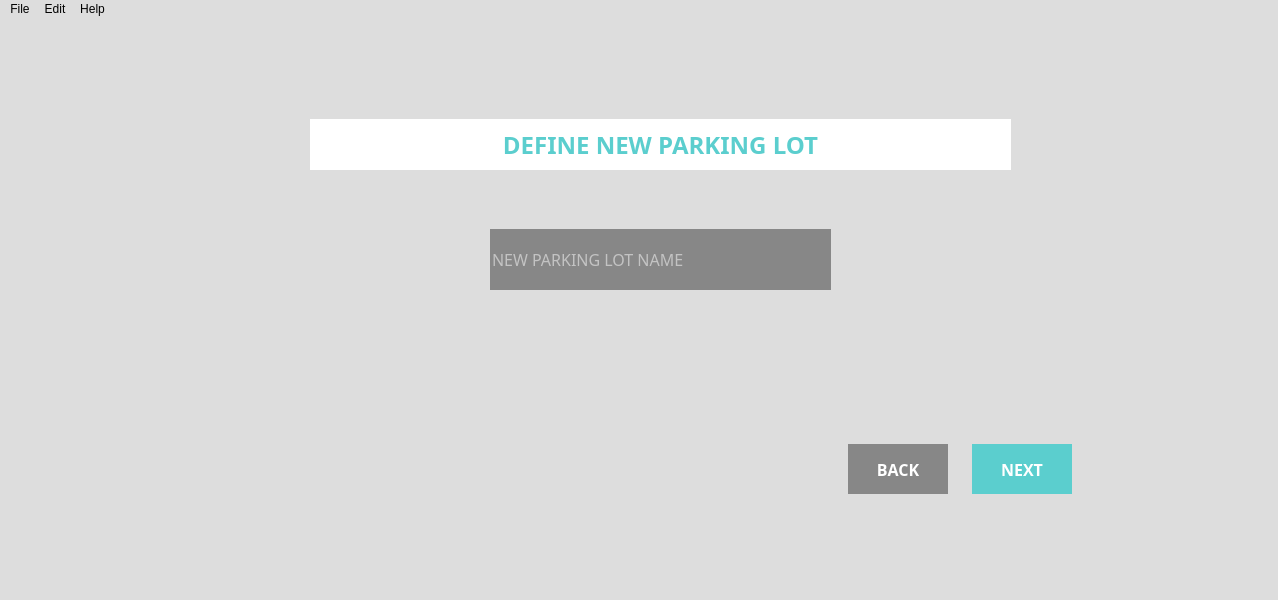
<?xml version="1.0" encoding="UTF-8"?>
<ui version="4.0">
 <class>MainWindow</class>
 <widget class="QMainWindow" name="MainWindow">
  <property name="geometry">
   <rect>
    <x>0</x>
    <y>0</y>
    <width>1278</width>
    <height>600</height>
   </rect>
  </property>
  <property name="windowTitle">
   <string>MainWindow</string>
  </property>
  <property name="styleSheet">
   <string notr="true">color: black;

background-color: rgb(221, 221, 221);
border:0;
font: 12pt &quot;Montserrat&quot;;</string>
  </property>
  <widget class="QWidget" name="centralwidget">
   <widget class="QLineEdit" name="name_parking_lot">
    <property name="geometry">
     <rect>
      <x>490</x>
      <y>210</y>
      <width>341</width>
      <height>61</height>
     </rect>
    </property>
    <property name="font">
     <font>
      <family>Montserrat</family>
      <pointsize>12</pointsize>
      <weight>50</weight>
      <italic>false</italic>
      <bold>false</bold>
     </font>
    </property>
    <property name="tabletTracking">
     <bool>true</bool>
    </property>
    <property name="styleSheet">
     <string notr="true">background-color: rgb(135, 135, 135);
color: rgb(255, 255, 255);
border: None;</string>
    </property>
    <property name="placeholderText">
     <string>NEW PARKING LOT NAME</string>
    </property>
   </widget>
   <widget class="QLabel" name="define_parking_lot_label">
    <property name="geometry">
     <rect>
      <x>310</x>
      <y>100</y>
      <width>701</width>
      <height>51</height>
     </rect>
    </property>
    <property name="font">
     <font>
      <family>Montserrat</family>
      <pointsize>18</pointsize>
      <weight>75</weight>
      <italic>false</italic>
      <bold>true</bold>
     </font>
    </property>
    <property name="styleSheet">
     <string notr="true">color: rgb(91, 206, 206);
background-color: rgb(255, 255, 255);
font: 18pt;
font: bold;</string>
    </property>
    <property name="text">
     <string>DEFINE NEW PARKING LOT</string>
    </property>
    <property name="alignment">
     <set>Qt::AlignCenter</set>
    </property>
   </widget>
   <widget class="QWidget" name="horizontalLayoutWidget_2">
    <property name="geometry">
     <rect>
      <x>830</x>
      <y>410</y>
      <width>261</width>
      <height>80</height>
     </rect>
    </property>
    <layout class="QHBoxLayout" name="horizontalLayout">
     <item>
      <widget class="QPushButton" name="back_button">
       <property name="maximumSize">
        <size>
         <width>100</width>
         <height>50</height>
        </size>
       </property>
       <property name="palette">
        <palette>
         <active>
          <colorrole role="WindowText">
           <brush brushstyle="SolidPattern">
            <color alpha="255">
             <red>255</red>
             <green>255</green>
             <blue>255</blue>
            </color>
           </brush>
          </colorrole>
          <colorrole role="Button">
           <brush brushstyle="SolidPattern">
            <color alpha="255">
             <red>135</red>
             <green>135</green>
             <blue>135</blue>
            </color>
           </brush>
          </colorrole>
          <colorrole role="Text">
           <brush brushstyle="SolidPattern">
            <color alpha="255">
             <red>255</red>
             <green>255</green>
             <blue>255</blue>
            </color>
           </brush>
          </colorrole>
          <colorrole role="ButtonText">
           <brush brushstyle="SolidPattern">
            <color alpha="255">
             <red>255</red>
             <green>255</green>
             <blue>255</blue>
            </color>
           </brush>
          </colorrole>
          <colorrole role="Base">
           <brush brushstyle="SolidPattern">
            <color alpha="255">
             <red>135</red>
             <green>135</green>
             <blue>135</blue>
            </color>
           </brush>
          </colorrole>
          <colorrole role="Window">
           <brush brushstyle="SolidPattern">
            <color alpha="255">
             <red>135</red>
             <green>135</green>
             <blue>135</blue>
            </color>
           </brush>
          </colorrole>
          <colorrole role="PlaceholderText">
           <brush brushstyle="NoBrush">
            <color alpha="128">
             <red>255</red>
             <green>255</green>
             <blue>255</blue>
            </color>
           </brush>
          </colorrole>
         </active>
         <inactive>
          <colorrole role="WindowText">
           <brush brushstyle="SolidPattern">
            <color alpha="255">
             <red>255</red>
             <green>255</green>
             <blue>255</blue>
            </color>
           </brush>
          </colorrole>
          <colorrole role="Button">
           <brush brushstyle="SolidPattern">
            <color alpha="255">
             <red>135</red>
             <green>135</green>
             <blue>135</blue>
            </color>
           </brush>
          </colorrole>
          <colorrole role="Text">
           <brush brushstyle="SolidPattern">
            <color alpha="255">
             <red>255</red>
             <green>255</green>
             <blue>255</blue>
            </color>
           </brush>
          </colorrole>
          <colorrole role="ButtonText">
           <brush brushstyle="SolidPattern">
            <color alpha="255">
             <red>255</red>
             <green>255</green>
             <blue>255</blue>
            </color>
           </brush>
          </colorrole>
          <colorrole role="Base">
           <brush brushstyle="SolidPattern">
            <color alpha="255">
             <red>135</red>
             <green>135</green>
             <blue>135</blue>
            </color>
           </brush>
          </colorrole>
          <colorrole role="Window">
           <brush brushstyle="SolidPattern">
            <color alpha="255">
             <red>135</red>
             <green>135</green>
             <blue>135</blue>
            </color>
           </brush>
          </colorrole>
          <colorrole role="PlaceholderText">
           <brush brushstyle="NoBrush">
            <color alpha="128">
             <red>255</red>
             <green>255</green>
             <blue>255</blue>
            </color>
           </brush>
          </colorrole>
         </inactive>
         <disabled>
          <colorrole role="WindowText">
           <brush brushstyle="SolidPattern">
            <color alpha="255">
             <red>255</red>
             <green>255</green>
             <blue>255</blue>
            </color>
           </brush>
          </colorrole>
          <colorrole role="Button">
           <brush brushstyle="SolidPattern">
            <color alpha="255">
             <red>135</red>
             <green>135</green>
             <blue>135</blue>
            </color>
           </brush>
          </colorrole>
          <colorrole role="Text">
           <brush brushstyle="SolidPattern">
            <color alpha="255">
             <red>255</red>
             <green>255</green>
             <blue>255</blue>
            </color>
           </brush>
          </colorrole>
          <colorrole role="ButtonText">
           <brush brushstyle="SolidPattern">
            <color alpha="255">
             <red>255</red>
             <green>255</green>
             <blue>255</blue>
            </color>
           </brush>
          </colorrole>
          <colorrole role="Base">
           <brush brushstyle="SolidPattern">
            <color alpha="255">
             <red>135</red>
             <green>135</green>
             <blue>135</blue>
            </color>
           </brush>
          </colorrole>
          <colorrole role="Window">
           <brush brushstyle="SolidPattern">
            <color alpha="255">
             <red>135</red>
             <green>135</green>
             <blue>135</blue>
            </color>
           </brush>
          </colorrole>
          <colorrole role="PlaceholderText">
           <brush brushstyle="NoBrush">
            <color alpha="128">
             <red>255</red>
             <green>255</green>
             <blue>255</blue>
            </color>
           </brush>
          </colorrole>
         </disabled>
        </palette>
       </property>
       <property name="font">
        <font>
         <family>Montserrat</family>
         <pointsize>12</pointsize>
         <weight>75</weight>
         <italic>false</italic>
         <bold>true</bold>
        </font>
       </property>
       <property name="whatsThis">
        <string>&lt;html&gt;&lt;head/&gt;&lt;body&gt;&lt;p&gt;&lt;span style=&quot; font-size:11pt; font-weight:400;&quot;&gt;Return to previous step&lt;/span&gt;&lt;/p&gt;&lt;/body&gt;&lt;/html&gt;</string>
       </property>
       <property name="styleSheet">
        <string notr="true">QPushButton{
	background-color:rgb(135, 135, 135);
	color: rgb(255, 255, 255);
	font: 12pt;
	font: bold;
}

QPushButton:hover{
	background-color:rgb(180, 180, 180);
}

QPushButton:pressed{
	background-color:rgb(86, 86, 86);
	border -radius: 20px;
}</string>
       </property>
       <property name="text">
        <string>BACK</string>
       </property>
      </widget>
     </item>
     <item>
      <widget class="QPushButton" name="next_button">
       <property name="maximumSize">
        <size>
         <width>100</width>
         <height>50</height>
        </size>
       </property>
       <property name="palette">
        <palette>
         <active>
          <colorrole role="WindowText">
           <brush brushstyle="SolidPattern">
            <color alpha="255">
             <red>255</red>
             <green>255</green>
             <blue>255</blue>
            </color>
           </brush>
          </colorrole>
          <colorrole role="Button">
           <brush brushstyle="SolidPattern">
            <color alpha="255">
             <red>91</red>
             <green>206</green>
             <blue>206</blue>
            </color>
           </brush>
          </colorrole>
          <colorrole role="Text">
           <brush brushstyle="SolidPattern">
            <color alpha="255">
             <red>255</red>
             <green>255</green>
             <blue>255</blue>
            </color>
           </brush>
          </colorrole>
          <colorrole role="ButtonText">
           <brush brushstyle="SolidPattern">
            <color alpha="255">
             <red>255</red>
             <green>255</green>
             <blue>255</blue>
            </color>
           </brush>
          </colorrole>
          <colorrole role="Base">
           <brush brushstyle="SolidPattern">
            <color alpha="255">
             <red>91</red>
             <green>206</green>
             <blue>206</blue>
            </color>
           </brush>
          </colorrole>
          <colorrole role="Window">
           <brush brushstyle="SolidPattern">
            <color alpha="255">
             <red>91</red>
             <green>206</green>
             <blue>206</blue>
            </color>
           </brush>
          </colorrole>
          <colorrole role="PlaceholderText">
           <brush brushstyle="NoBrush">
            <color alpha="128">
             <red>255</red>
             <green>255</green>
             <blue>255</blue>
            </color>
           </brush>
          </colorrole>
         </active>
         <inactive>
          <colorrole role="WindowText">
           <brush brushstyle="SolidPattern">
            <color alpha="255">
             <red>255</red>
             <green>255</green>
             <blue>255</blue>
            </color>
           </brush>
          </colorrole>
          <colorrole role="Button">
           <brush brushstyle="SolidPattern">
            <color alpha="255">
             <red>91</red>
             <green>206</green>
             <blue>206</blue>
            </color>
           </brush>
          </colorrole>
          <colorrole role="Text">
           <brush brushstyle="SolidPattern">
            <color alpha="255">
             <red>255</red>
             <green>255</green>
             <blue>255</blue>
            </color>
           </brush>
          </colorrole>
          <colorrole role="ButtonText">
           <brush brushstyle="SolidPattern">
            <color alpha="255">
             <red>255</red>
             <green>255</green>
             <blue>255</blue>
            </color>
           </brush>
          </colorrole>
          <colorrole role="Base">
           <brush brushstyle="SolidPattern">
            <color alpha="255">
             <red>91</red>
             <green>206</green>
             <blue>206</blue>
            </color>
           </brush>
          </colorrole>
          <colorrole role="Window">
           <brush brushstyle="SolidPattern">
            <color alpha="255">
             <red>91</red>
             <green>206</green>
             <blue>206</blue>
            </color>
           </brush>
          </colorrole>
          <colorrole role="PlaceholderText">
           <brush brushstyle="NoBrush">
            <color alpha="128">
             <red>255</red>
             <green>255</green>
             <blue>255</blue>
            </color>
           </brush>
          </colorrole>
         </inactive>
         <disabled>
          <colorrole role="WindowText">
           <brush brushstyle="SolidPattern">
            <color alpha="255">
             <red>255</red>
             <green>255</green>
             <blue>255</blue>
            </color>
           </brush>
          </colorrole>
          <colorrole role="Button">
           <brush brushstyle="SolidPattern">
            <color alpha="255">
             <red>91</red>
             <green>206</green>
             <blue>206</blue>
            </color>
           </brush>
          </colorrole>
          <colorrole role="Text">
           <brush brushstyle="SolidPattern">
            <color alpha="255">
             <red>255</red>
             <green>255</green>
             <blue>255</blue>
            </color>
           </brush>
          </colorrole>
          <colorrole role="ButtonText">
           <brush brushstyle="SolidPattern">
            <color alpha="255">
             <red>255</red>
             <green>255</green>
             <blue>255</blue>
            </color>
           </brush>
          </colorrole>
          <colorrole role="Base">
           <brush brushstyle="SolidPattern">
            <color alpha="255">
             <red>91</red>
             <green>206</green>
             <blue>206</blue>
            </color>
           </brush>
          </colorrole>
          <colorrole role="Window">
           <brush brushstyle="SolidPattern">
            <color alpha="255">
             <red>91</red>
             <green>206</green>
             <blue>206</blue>
            </color>
           </brush>
          </colorrole>
          <colorrole role="PlaceholderText">
           <brush brushstyle="NoBrush">
            <color alpha="128">
             <red>255</red>
             <green>255</green>
             <blue>255</blue>
            </color>
           </brush>
          </colorrole>
         </disabled>
        </palette>
       </property>
       <property name="font">
        <font>
         <family>Montserrat</family>
         <pointsize>12</pointsize>
         <weight>75</weight>
         <italic>false</italic>
         <bold>true</bold>
        </font>
       </property>
       <property name="whatsThis">
        <string>&lt;html&gt;&lt;head/&gt;&lt;body&gt;&lt;p&gt;&lt;span style=&quot; font-size:11pt; font-weight:400;&quot;&gt;Proceed to next step&lt;/span&gt;&lt;/p&gt;&lt;/body&gt;&lt;/html&gt;</string>
       </property>
       <property name="styleSheet">
        <string notr="true">QPushButton{
	background-color: rgb(91, 206, 206);
	color: rgb(255, 255, 255);
	font: 12pt;
	font: bold;
}

QPushButton:hover{
	background-color: rgb(108, 245, 245);
}

QPushButton:pressed{
	background-color: rgb(51, 153, 150);
	border -radius: 20px;
}</string>
       </property>
       <property name="text">
        <string>NEXT</string>
       </property>
      </widget>
     </item>
    </layout>
   </widget>
   <widget class="QLabel" name="noti_label">
    <property name="geometry">
     <rect>
      <x>320</x>
      <y>300</y>
      <width>691</width>
      <height>91</height>
     </rect>
    </property>
    <property name="font">
     <font>
      <family>Montserrat</family>
      <pointsize>12</pointsize>
      <weight>50</weight>
      <italic>false</italic>
      <bold>false</bold>
     </font>
    </property>
    <property name="cursor">
     <cursorShape>IBeamCursor</cursorShape>
    </property>
    <property name="mouseTracking">
     <bool>true</bool>
    </property>
    <property name="tabletTracking">
     <bool>true</bool>
    </property>
    <property name="styleSheet">
     <string notr="true">color: black;
background-color: transparent;</string>
    </property>
    <property name="text">
     <string/>
    </property>
    <property name="alignment">
     <set>Qt::AlignCenter</set>
    </property>
   </widget>
  </widget>
  <widget class="QMenuBar" name="menubar">
   <property name="geometry">
    <rect>
     <x>0</x>
     <y>0</y>
     <width>1278</width>
     <height>28</height>
    </rect>
   </property>
   <widget class="QMenu" name="menuFile">
    <property name="title">
     <string>File</string>
    </property>
    <addaction name="actionOption_1"/>
    <addaction name="actionOption_2"/>
    <addaction name="separator"/>
    <addaction name="actionExit"/>
   </widget>
   <widget class="QMenu" name="menuEdit">
    <property name="title">
     <string>Edit</string>
    </property>
    <addaction name="actionUser_mode"/>
    <addaction name="actionDeveloper_mode"/>
   </widget>
   <widget class="QMenu" name="menuHelp">
    <property name="title">
     <string>Help</string>
    </property>
    <addaction name="actionOption_3"/>
    <addaction name="actionOption_4"/>
   </widget>
   <addaction name="menuFile"/>
   <addaction name="menuEdit"/>
   <addaction name="menuHelp"/>
  </widget>
  <widget class="QStatusBar" name="statusbar"/>
  <action name="actionOption_1">
   <property name="text">
    <string>Option 1</string>
   </property>
  </action>
  <action name="actionOption_2">
   <property name="text">
    <string>Option 2</string>
   </property>
  </action>
  <action name="actionExit">
   <property name="text">
    <string>Exit</string>
   </property>
  </action>
  <action name="actionUser_mode">
   <property name="text">
    <string>User mode</string>
   </property>
  </action>
  <action name="actionDeveloper_mode">
   <property name="text">
    <string>Developer mode</string>
   </property>
  </action>
  <action name="actionOption_3">
   <property name="text">
    <string>Option 1</string>
   </property>
  </action>
  <action name="actionOption_4">
   <property name="text">
    <string>Option 2</string>
   </property>
  </action>
 </widget>
 <resources/>
 <connections/>
</ui>
